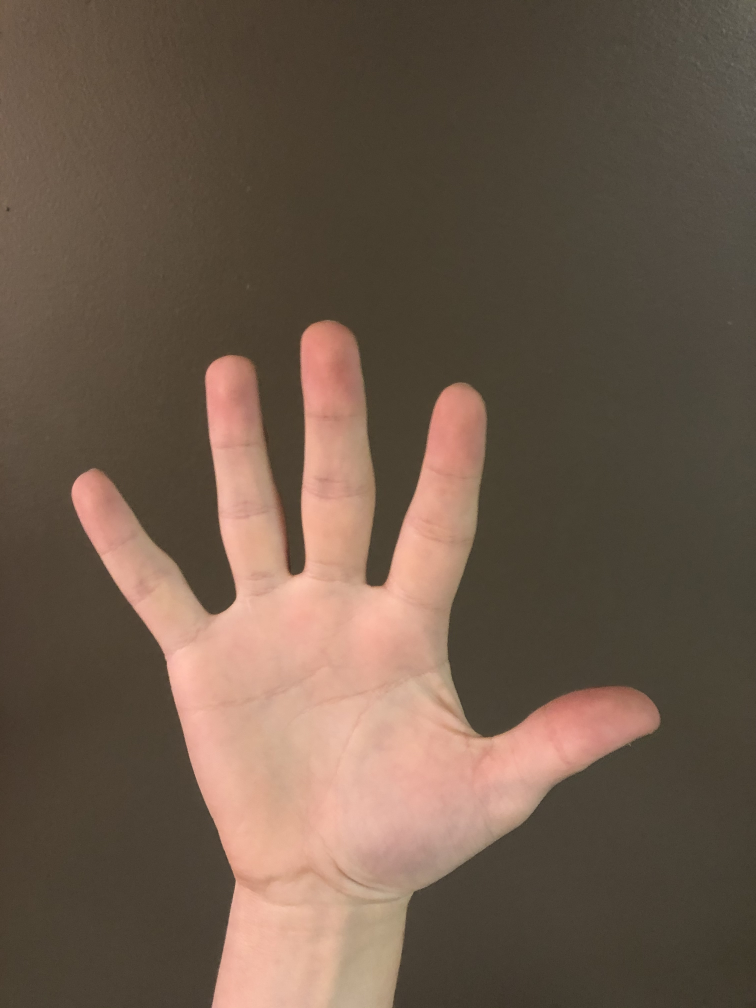
#> input picture hand.jpg, 3024 x 4032 px, found by its file name (shown at 1/4 size)
$ python countingFingers.py
#> lines starting #> are read from the running program, lines starting #| are printed output that depends on the picture; after the words box and inside, x2 and y2 are one past the last pixel; in counts of white or black regions, pixels touching at a corner belong together
#!/usr/bin/env python3
import cv2
import numpy as np
import scipy.cluster.hierarchy as hcluster

def segmentHand(frame):
    #Apply Color Thresholding to segment skin tones from backgrounds
    frameB = frame[:,:,0]
    frameG = frame[:,:,1]
    frameR = frame[:,:,2]

    #Uniform Day light Thresholds
    ret, frameMaxMin = cv2.threshold(np.amax(frame, axis = 2)-np.amin(frame, axis = 2), 15,255, cv2.THRESH_BINARY) #>15
    ret, frameRminusG = cv2.threshold(abs(frameR-frameG), 15,255, cv2.THRESH_BINARY)#>15
    ret, frameRG = cv2.threshold(frameR - frameG, 0, 255, cv2.THRESH_BINARY) #R>G
    ret, frameRB = cv2.threshold(frameR - frameB, 0, 255, cv2.THRESH_BINARY) #R>B
    ret, frameGB = cv2.threshold(frameG - frameB, 0, 255, cv2.THRESH_BINARY) #G>B
    ret, frameBfilt = cv2.threshold(frameB, 20, 255, cv2.THRESH_BINARY) #>20
    ret, frameGfilt = cv2.threshold(frameG, 40, 255, cv2.THRESH_BINARY) #>40
    ret, frameRfilt = cv2.threshold(frameR, 95, 255, cv2.THRESH_BINARY) #>95
    floatSum = ((frameMaxMin.astype(float) + frameRminusG.astype(float) +frameRG.astype(float) + frameRB.astype(float) + frameGB.astype(float) + frameRfilt.astype(float) + frameGfilt.astype(float) + frameBfilt.astype(float))/255).astype(np.uint8)
    ret, frameFiltered = cv2.threshold(floatSum, 7, 8, cv2.THRESH_BINARY)
    frameFiltered[frameFiltered>=8] = 255

    return frameFiltered

def isFinger(pt1,pt2,pt3):
    threshold = 60 #degree threshold

    pt1 = np.asarray(pt1)
    pt2 = np.asarray(pt2)
    pt3 = np.asarray(pt3)
    pt21 = pt1 - pt2
    pt32 = pt3 - pt2

    cosine_angle = np.dot(pt21, pt32) / (np.linalg.norm(pt21) * np.linalg.norm(pt32))
    angle = np.arccos(cosine_angle)

    if np.degrees(angle)<threshold:
        return True
    else:
        return False


src = cv2.imread(r'/home/sander/Documents/computer_vision/hand.jpg')
#> src is the input picture: shape (4032, 3024, 3); mean B, G, R 74.5, 89.5, 108.4
scale_percent = 20

#calculate the 50 percent of original dimensions
width = int(src.shape[1] * scale_percent / 100)
#> width = 604
height = int(src.shape[0] * scale_percent / 100)
#> height = 806
img = cv2.resize(src,dsize = (width,height))
imgFilt =  segmentHand(img)
#> in segmentHand, `frameG = frame[:,:,1]`:
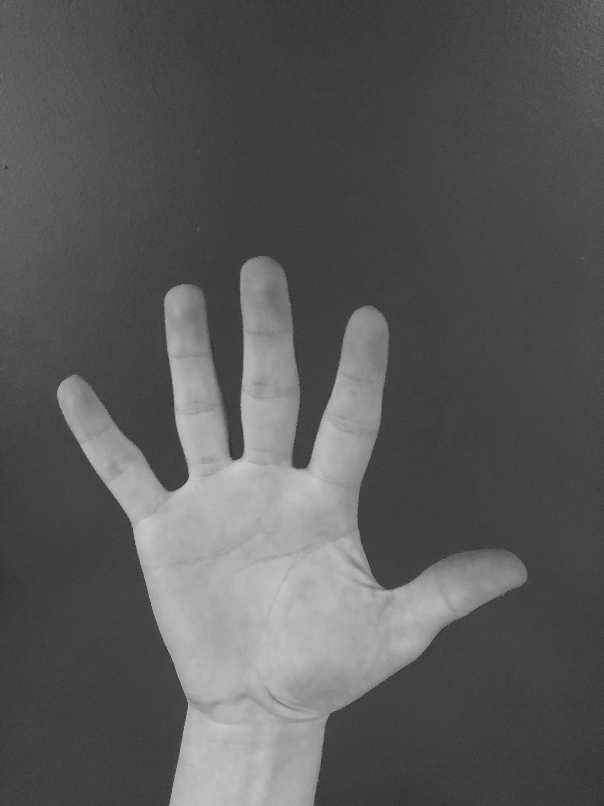
#> frameG: shape (806, 604); min 44, max 203, mean 89.4
#> in segmentHand, `frameR = frame[:,:,2]`:
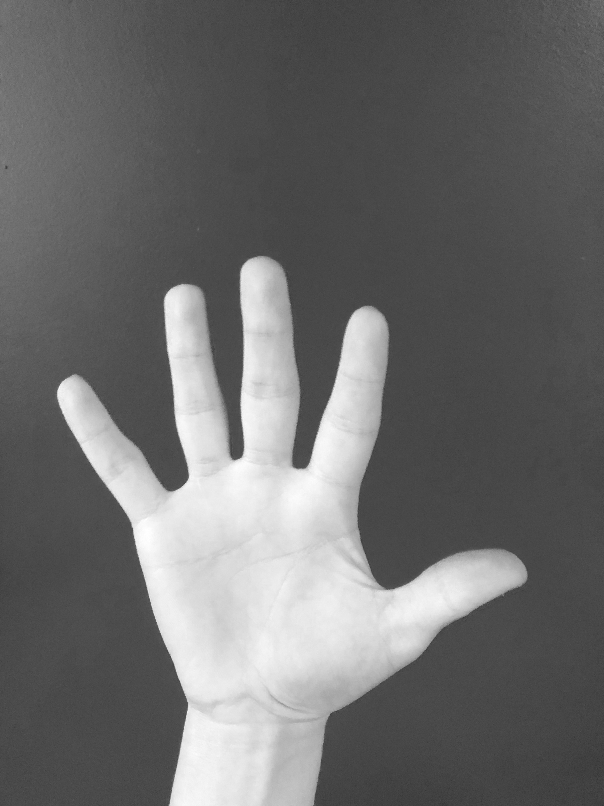
#> frameR: shape (806, 604); min 54, max 255, mean 108.3
#> in segmentHand, `ret, frameMaxMin = cv2.threshold(np.amax(frame, axis = 2)-np.amin(fram..`:
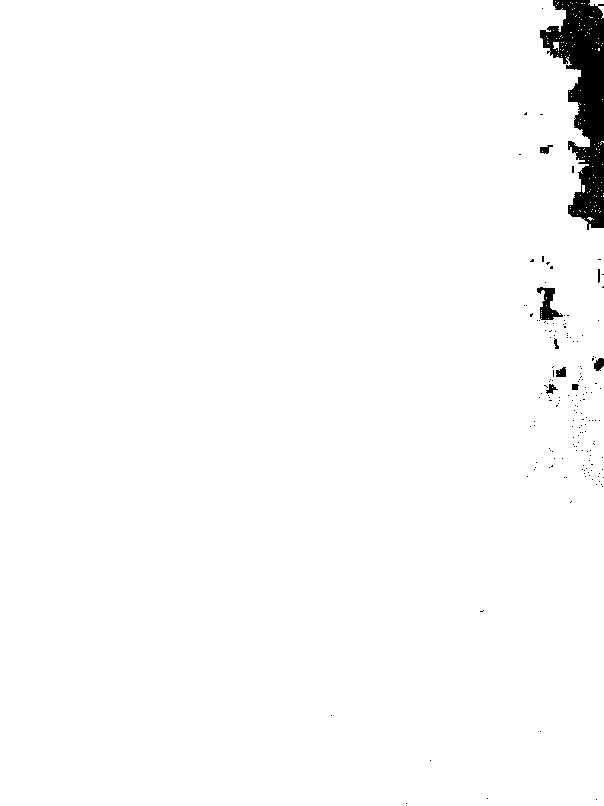
#> frameMaxMin: shape (806, 604); 98.3% white; 162 black regions (153 under 20 px), largest, box (x1, y1, x2, y2) and area: (540, 0, 604, 230) 7258, (537, 287, 563, 320) 397, (594, 358, 604, 371) 95
#> in segmentHand, `ret, frameRminusG = cv2.threshold(abs(frameR-frameG), 15,255, cv2.THRE..`: frameRminusG: shape (806, 604); 31% white; 31 white regions (25 under 20 px), largest, box (x1, y1, x2, y2) and area: (54, 255, 528, 806) 110523, (0, 0, 165, 358) 40161, (0, 368, 6, 403) 147, (16, 346, 23, 357) 42, (157, 0, 163, 4) 24, (46, 339, 50, 345) 23
#> in segmentHand, `ret, frameRG = cv2.threshold(frameR - frameG, 0, 255, cv2.THRESH_BINARY)`: frameRG: shape (806, 604); every value is 255
#> in segmentHand, `ret, frameRfilt = cv2.threshold(frameR, 95, 255, cv2.THRESH_BINARY)`: frameRfilt: shape (806, 604); 28.8% white; 553 white regions (545 under 20 px), largest, box (x1, y1, x2, y2) and area: (55, 256, 528, 806) 108995, (0, 0, 126, 339) 29564, (577, 0, 604, 34) 413
#> in segmentHand, `floatSum = ((frameMaxMin.astype(float) + frameRminusG.astype(float) +f..`:
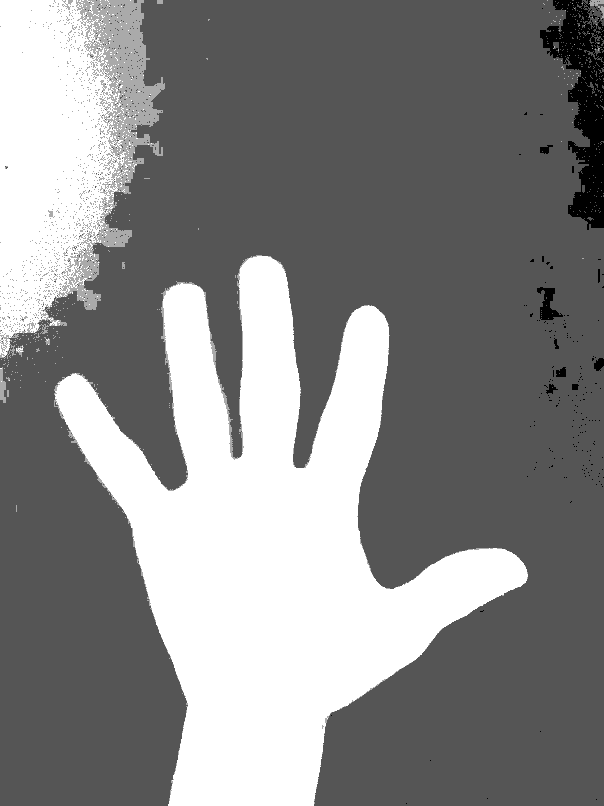
#> floatSum: shape (806, 604); min 5, max 8, mean 6.58; drawn with min black and max white
#> in segmentHand, `ret, frameFiltered = cv2.threshold(floatSum, 7, 8, cv2.THRESH_BINARY)`:
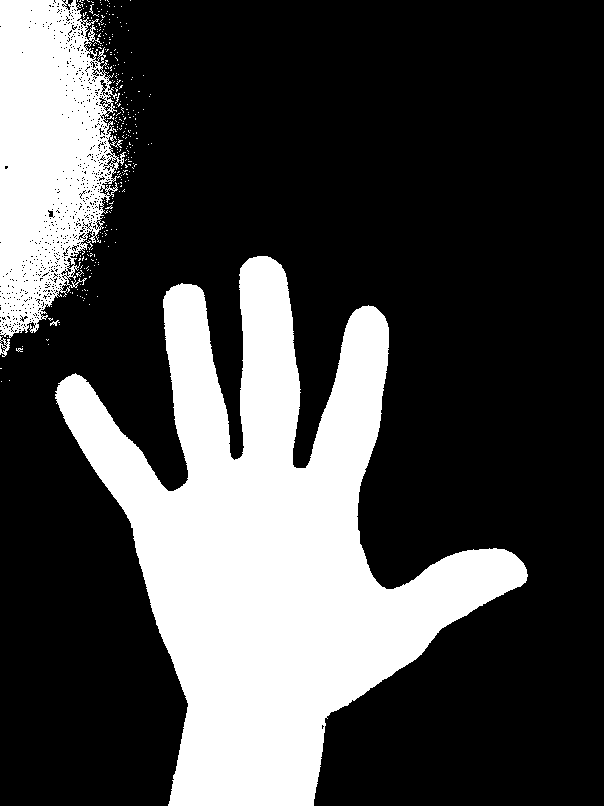
#> frameFiltered: shape (806, 604); values 0 (black) and 8 (white), 28.5% white; 291 white regions (287 under 20 px), largest, box (x1, y1, x2, y2) and area: (55, 256, 528, 806) 108788, (0, 0, 126, 338) 28958, (0, 336, 10, 357) 104, (50, 320, 60, 326) 26
#> in segmentHand, `frameFiltered[frameFiltered>=8] = 255`: frameFiltered: shape (806, 604); 28.5% white; 291 white regions (287 under 20 px)
contours, hierarchy = cv2.findContours(imgFilt, cv2.RETR_TREE, cv2.CHAIN_APPROX_SIMPLE )
#> contours = 1328 contours, 1309 with area under 20; largest, box (x1, y1, x2, y2) and area: (55, 256, 528, 806) 107534, (0, 0, 126, 338) 30032, (0, 336, 10, 357) 102, (67, 276, 76, 288) 54, (99, 79, 108, 90) 41
contours = max(contours, key=lambda x: cv2.contourArea(x))
#> contours = contour of 1201 points, box (x1, y1, x2, y2) (55, 256, 528, 806), area 107534
cv2.drawContours(img, [contours], -1, (255,255,0), 2)
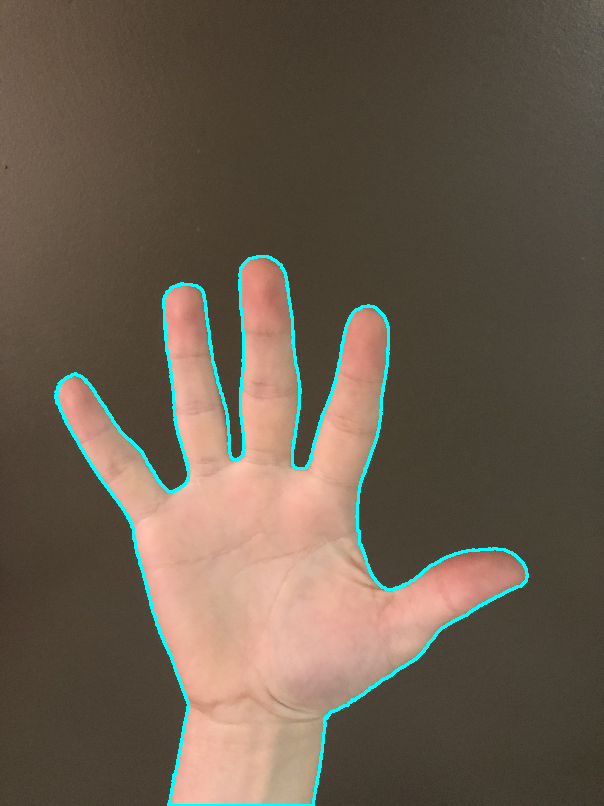
#> img: shape (806, 604, 3); mean B, G, R 77.5, 92.1, 105.9
hull = cv2.convexHull(contours,returnPoints=False)
#> hull = 23 values, max 1200 at index 0, min 0 at index 22, mean 589.1
defects = cv2.convexityDefects(contours,hull,False)
#> defects = 19 rows, first 6: [0, 4, 1, 186], [4, 143, 58, 47262], [143, 147, 146, 190], [147, 149, 148, 114], [149, 153, 152, 320], [153, 347, 243, 40657]
points = []
pointsX = []
pointsY = []
startPT = []
endPT = []
farPT = []
for i in range(defects.shape[0]):
    s,e,f,d = defects[i,0]
    start = tuple(contours[s][0])
    end = tuple(contours[e][0])
    far = tuple(contours[f][0])
    points.extend([start,end,far])
    pointsX.extend([start[0],end[0],far[0]])
    pointsY.extend([start[1],end[1],far[1]])
    if np.linalg.norm(np.array(start)-np.array(far)) > 40:
        startPT.append(start)
        farPT.append(far)
        endPT.append(end)
#> this loop made 19 passes
#> (s, e, f, d, start, end, far) on passes 1 to 12: (0, 4, 1, 186, (257, 256), (249, 258), (256, 257)), (4, 143, 58, 47262, (249, 258), (178, 284), (237, 459)), (143, 147, 146, 190, (178, 284), (173, 286), (175, 286)), (147, 149, 148, 114, (173, 286), (171, 287), (172, 287)), (149, 153, 152, 320, (171, 287), (166, 291), (168, 291)), (153, 347, 243, 40657, (166, 291), (58, 383), (182, 486)), (347, 356, 349, 569, (58, 383), (55, 391), (60, 384)), (356, 363, 357, 512, (55, 391), (55, 398), (57, 393)), (363, 369, 365, 452, (55, 398), (56, 403), (57, 399)), (369, 617, 569, 11940, (56, 403), (168, 805), (188, 703)), (618, 807, 651, 13305, (313, 805), (525, 582), (324, 718)), (807, 809, 808, 114, (525, 582), (526, 580), (525, 581))
#> after the loop, endPT = [(178, 284), (58, 383), (168, 805), (525, 582), (384, 316), (270, 257)]; farPT = [(237, 459), (182, 486), (188, 703), (324, 718), (372, 576), (296, 468)]; points = 57 pairs, first value 55 to 527, second value 256 to 805; pointsX = 57 values, max 527 at index 37, min 55 at index 19, mean 279.2; pointsY = 57 values, max 805 at index 28, min 256 at index 0, mean 423.5; startPT = [(249, 258), (166, 291), (56, 403), (313, 805), (523, 563), (373, 306)]
    # [7 lines of commented-out code are left out]

clusters = hcluster.fclusterdata(points, 20, criterion="distance") #20 Threshold hardcoded
#> clusters = 57 values, max 13 at index 29, min 1 at index 31, mean 3.7
'''
maxCluster = max(clusters)
clustersOrdered = clusters+max(clusters)
counter = 0
for i in range(len(clusters)):
    index = clustersOrdered[i]
    if index>maxCluster:
        clustersOrdered[clustersOrdered == index] = counter
        print(clustersOrdered)
        counter +=1
clusters = clustersOrdered
'''
pointsAvg = []
for i in range(max(clusters)):
    indices = np.asarray(np.where(clusters== i+1)).astype(int)
    indices = indices[0]
    averagePointsX = np.take(pointsX,indices)
    averagePointsY = np.take(pointsY,indices)
    pointsAvg.append((round(np.average(averagePointsX)),round(np.average(averagePointsY))))
#> this loop made 13 passes
#> (indices, averagePointsX, averagePointsY) on passes 2 to 5: ([16, 18, 19, 20, 21, 22, 23, 24, 25, 26, 27], [58, 58, 55, 60, 55, 55, 57, 55, 56, 57, 56], [383, 383, 391, 384, 391, 398, 393, 398, 403, 399, 403]), ([46, 48, 49, 50, 51], [384, 375, 373, 374, 373], [316, 307, 306, 307, 306]), ([4, 6, 7, 8, 9, 10, 11, 12, 13, 14, 15], [178, 178, 173, 175, 173, 171, 172, 171, 166, 168, 166], [284, 284, 286, 286, 286, 287, 287, 287, 291, 291, 291]), ([0, 1, 2, 3, 52, 54, 55, 56], [257, 249, 256, 249, 270, 270, 267, 268], [256, 258, 257, 258, 257, 257, 256, 257])
#> indices on pass 1: [31, 33, 34, 35, 36, 37, 38, 39, 40, 41, 42, 43, 44, 45]
#> after the loop, pointsAvg = [(525, 574), (57, 393), (376, 308), (172, 287), (261, 257), (237, 459), (296, 468), (182, 486), (372, 576), (313, 805), (324, 718), (168, 805), (188, 703)]

pointsAvg.append(pointsAvg[0])
startPT.append(startPT[0])
farPT.append(farPT[0])
endPT.append(endPT[0])

avg = []
for i in range(1,len(startPT)):
    startX = startPT[i][0]
    startY = startPT[i][1]
    endX = endPT[i-1][0]
    endY = endPT[i-1][1]

    if np.linalg.norm(np.array(start)-np.array(far)) < 20:
        avgPT = tuple((round((startX+endX)/2),round((startY+endY)/2)))
        avg.append(avgPT)
#> this loop made 6 passes
#> (startX, startY, endX, endY, avgPT) on passes 1 to 6: (166, 291, 178, 284, (172, 288)), (56, 403, 58, 383, (57, 393)), (313, 805, 168, 805, (240, 805)), (523, 563, 525, 582, (524, 572)), (373, 306, 384, 316, (378, 311)), (249, 258, 270, 257, (260, 258))
#> after the loop, avg = [(172, 288), (57, 393), (240, 805), (524, 572), (378, 311), (260, 258)]

numFingers = 0
for i in range(len(avg)):
    if isFinger(farPT[i],avg[i],farPT[i+1]):
        cv2.circle(img,avg[i],10,[0,255,255],-1)
        cv2.line(img,avg[i],farPT[i],[255,0,0],2)
        cv2.line(img,avg[i],farPT[i+1],[255,0,0],2)
        numFingers+=1
    else:
        pass
#> this loop made 6 passes
#> (pt1 in isFinger, pt2 in isFinger, pt3 in isFinger, pt21 in isFinger, pt32 in isFinger, cosine_angle in isFinger, angle in isFinger) on passes 1 to 6: ([237, 459], [172, 288], [182, 486], [65, 171], [10, 198], 0.951, 0.313), ([182, 486], [57, 393], [188, 703], [125, 93], [131, 310], 0.862, 0.531), ([188, 703], [240, 805], [324, 718], [-52, -102], [84, -87], 0.325, 1.24), ([324, 718], [524, 572], [372, 576], [-200, 146], [-152, 4], 0.823, 0.604), ([372, 576], [378, 311], [296, 468], [-6, 265], [-82, 157], 0.897, 0.459), ([296, 468], [260, 258], [237, 459], [36, 210], [-23, 201], 0.96, 0.284)
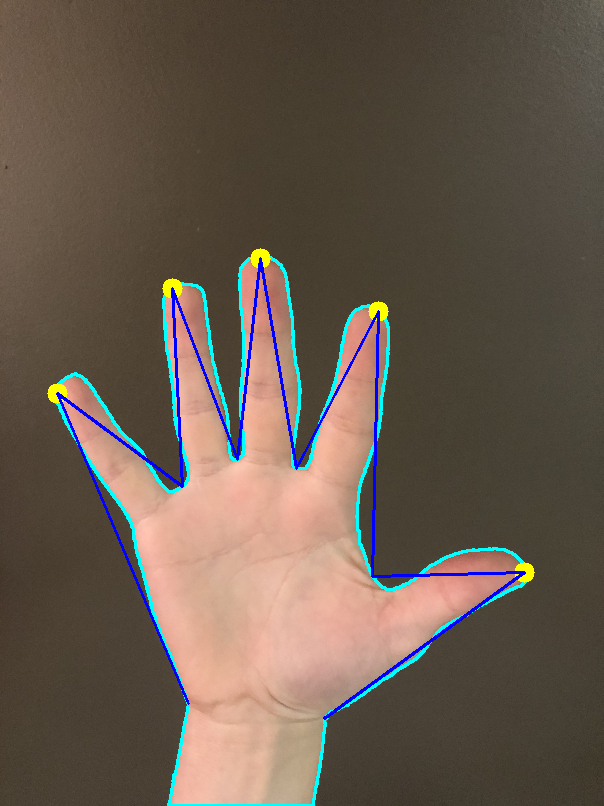
#> img: shape (806, 604, 3); 1.54% of pixels changed, all inside (x1, y1, x2, y2) = (47, 248, 535, 720)
#> after the loop, numFingers = 5

print(numFingers)
#| 5


cv2.imshow('hand',img)
cv2.waitKey(0)

#closing all open windows
cv2.destroyAllWindows()

$ run again, with twoFinger.jpg copied over hand.jpg
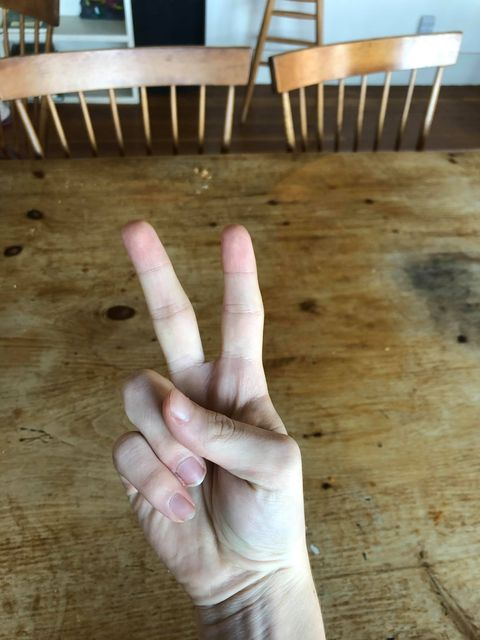
#> input picture twoFinger.jpg, 480 x 640 px, found by its file name
#> src is the input picture: shape (640, 480, 3); mean B, G, R 92.5, 117.5, 129
#> in segmentHand, `ret, frameMaxMin = cv2.threshold(np.amax(frame, axis = 2)-np.amin(fram..`:
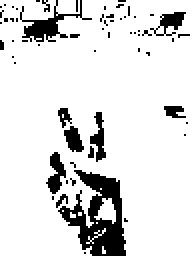
#> frameMaxMin: shape (128, 96) (shown 2 times larger); 87.2% white; 61 black regions (53 under 20 px), largest, box (x1, y1, x2, y2) and area: (29, 85, 63, 128) 709, (10, 0, 46, 21) 210, (23, 76, 33, 97) 110
#> frameRminusG: shape (128, 96); 53.8% white; 81 black regions (71 under 20 px), largest, box (x1, y1, x2, y2) and area: (0, 45, 96, 128) 3835, (65, 15, 96, 46) 475, (7, 9, 58, 38) 467
#> frameRG: shape (128, 96); 98.4% white; black in thin lines or dots
#> frameRB: shape (128, 96); 99.5% white; black in thin lines or dots, all inside (x1, y1, x2, y2) = (5, 0, 90, 125)
#> frameGB: shape (128, 96); 98.6% white; black in thin lines or dots
#> frameBfilt: shape (128, 96); 96% white; 56 black regions (55 under 20 px), largest, box (x1, y1, x2, y2) and area: (0, 17, 41, 33) 341
#> frameGfilt: shape (128, 96); 94.6% white; 44 black regions (41 under 20 px), largest, box (x1, y1, x2, y2) and area: (0, 17, 42, 32) 358, (26, 0, 41, 9) 128, (47, 28, 61, 31) 25
#> frameRfilt: shape (128, 96); 75.6% white; 122 black regions (112 under 20 px), largest, box (x1, y1, x2, y2) and area: (0, 11, 96, 55) 1351, (5, 103, 50, 128) 504, (0, 55, 34, 80) 347
#> `contours, hierarchy = cv2.findContours(imgFilt, cv2.RETR_TREE, cv2.CHA..`: contours = 202 contours, 190 with area under 20; largest, box (x1, y1, x2, y2) and area: (0, 30, 96, 105) 3026, (32, 0, 96, 29) 732, (36, 54, 62, 86) 294, (69, 85, 83, 99) 76, (0, 6, 13, 29) 68
#> `contours = max(contours, key=lambda x: cv2.contourArea(x))`: contours = contour of 463 points, box (x1, y1, x2, y2) (0, 30, 96, 105), area 3026
#> hull = [456, 448, 433, 369, 367, 292, 288, 272, 118, 113, 91, 56, 51, 18, 0]
#> defects = 15 rows, first 6: [456, 0, 458, 256], [0, 18, 13, 790], [18, 51, 33, 1692], [51, 56, 53, 648], [56, 91, 76, 3644], [91, 113, 103, 2477]
#> the loop `for i in range(defects.shape[0]):` made 15 passes
#> (s, e, f, d, start, end, far) on passes 1 to 8: (456, 0, 458, 256, (80, 30), (68, 30), (73, 31)), (0, 18, 13, 790, (68, 30), (45, 31), (47, 34)), (18, 51, 33, 1692, (45, 31), (12, 34), (41, 38)), (51, 56, 53, 648, (12, 34), (9, 35), (11, 37)), (56, 91, 76, 3644, (9, 35), (3, 45), (16, 51)), (91, 113, 103, 2477, (3, 45), (0, 55), (11, 52)), (113, 118, 116, 768, (0, 55), (0, 58), (3, 57)), (118, 272, 187, 9198, (0, 58), (27, 100), (44, 60))
#> after the loop `for i in range(defects.shape[0]):`: endPT = [(27, 100), (95, 46)]; farPT = [(44, 60), (73, 55)]; points = 45 pairs, first value 0 to 95, second value 30 to 104; pointsX = 45 values, max 95 at index 37, min 0 at index 16, mean 44.64; pointsY = 45 values, max 104 at index 28, min 30 at index 0, mean 59.13; startPT = [(0, 58), (87, 98)]
#> clusters = 45 values, max 7 at index 32, min 1 at index 31, mean 3.24
#> the loop `for i in range(max(clusters)):` made 7 passes
#> (indices, averagePointsX, averagePointsY) on passes 1 to 2: ([31, 33, 34, 35, 36], [85, 85, 87, 86, 87], [99, 99, 98, 98, 98]), ([7, 9, 10, 11, 12, 13, 14, 15, 16, 17, 18, 19, 20, 21], [12, 12, 9, 11, 9, 3, 16, 3, 0, 11, 0, 0, 3, 0], [34, 34, 35, 37, 35, 45, 51, 45, 55, 52, 55, 58, 57, 58])
#> after the loop `for i in range(max(clusters)):`: pointsAvg = [(86, 98), (6, 46), (31, 101), (44, 34), (81, 36), (44, 60), (54, 79)]
#> the loop `for i in range(1,len(startPT)):` made 2 passes
#> (startX, startY, endX, endY, avgPT) on passes 1 to 2: (87, 98, 27, 100, (57, 99)), (0, 58, 95, 46, (48, 52))
#> after the loop `for i in range(1,len(startPT)):`: avg = [(57, 99), (48, 52)]
#> the loop `for i in range(len(avg)):` made 2 passes
#> (threshold in isFinger, pt1 in isFinger, pt2 in isFinger, pt3 in isFinger, pt21 in isFinger, pt32 in isFinger, cosine_angle in isFinger, angle in isFinger) on pass 1: (60, [44, 60], [57, 99], [73, 55], [-13, -39], [16, -44], 0.783, 0.671)
#> after the loop `for i in range(len(avg)):`:
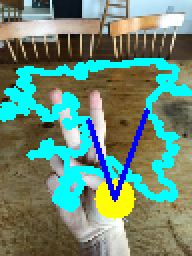
#> img: shape (128, 96, 3) (shown 2 times larger); mean B, G, R 118.8, 138.8, 106.4
#> after the loop `for i in range(len(avg)):`: numFingers = 1
#| 1
